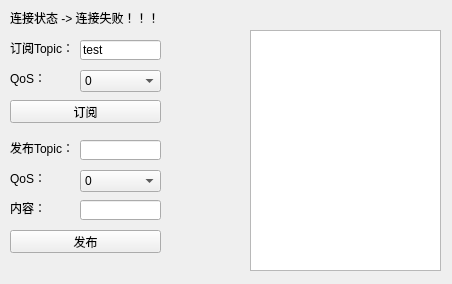
<?xml version="1.0" encoding="UTF-8"?>
<ui version="4.0">
 <class>MainWindow</class>
 <widget class="QMainWindow" name="MainWindow">
  <property name="geometry">
   <rect>
    <x>0</x>
    <y>0</y>
    <width>452</width>
    <height>284</height>
   </rect>
  </property>
  <property name="windowTitle">
   <string>MQTT测试</string>
  </property>
  <widget class="QWidget" name="centralWidget">
   <widget class="QLabel" name="label_state">
    <property name="geometry">
     <rect>
      <x>10</x>
      <y>10</y>
      <width>211</width>
      <height>16</height>
     </rect>
    </property>
    <property name="text">
     <string>连接状态 -&gt; 连接失败！！！</string>
    </property>
   </widget>
   <widget class="QLabel" name="label_2">
    <property name="geometry">
     <rect>
      <x>10</x>
      <y>40</y>
      <width>61</width>
      <height>16</height>
     </rect>
    </property>
    <property name="text">
     <string>订阅Topic：</string>
    </property>
   </widget>
   <widget class="QLineEdit" name="lineEdit_topicSub">
    <property name="geometry">
     <rect>
      <x>80</x>
      <y>40</y>
      <width>81</width>
      <height>20</height>
     </rect>
    </property>
    <property name="text">
     <string>test</string>
    </property>
   </widget>
   <widget class="QLabel" name="label_3">
    <property name="geometry">
     <rect>
      <x>10</x>
      <y>70</y>
      <width>61</width>
      <height>16</height>
     </rect>
    </property>
    <property name="text">
     <string>QoS：</string>
    </property>
   </widget>
   <widget class="QComboBox" name="comboBox_qosSub">
    <property name="geometry">
     <rect>
      <x>80</x>
      <y>70</y>
      <width>81</width>
      <height>22</height>
     </rect>
    </property>
    <item>
     <property name="text">
      <string>0</string>
     </property>
    </item>
    <item>
     <property name="text">
      <string>1</string>
     </property>
    </item>
    <item>
     <property name="text">
      <string>2</string>
     </property>
    </item>
   </widget>
   <widget class="QPlainTextEdit" name="plainTextEdit">
    <property name="geometry">
     <rect>
      <x>250</x>
      <y>30</y>
      <width>191</width>
      <height>241</height>
     </rect>
    </property>
   </widget>
   <widget class="QPushButton" name="pushButton_sub">
    <property name="geometry">
     <rect>
      <x>10</x>
      <y>100</y>
      <width>151</width>
      <height>23</height>
     </rect>
    </property>
    <property name="text">
     <string>订阅</string>
    </property>
   </widget>
   <widget class="QLineEdit" name="lineEdit_topicPub">
    <property name="geometry">
     <rect>
      <x>80</x>
      <y>140</y>
      <width>81</width>
      <height>20</height>
     </rect>
    </property>
   </widget>
   <widget class="QComboBox" name="comboBox_qosPub">
    <property name="geometry">
     <rect>
      <x>80</x>
      <y>170</y>
      <width>81</width>
      <height>22</height>
     </rect>
    </property>
    <item>
     <property name="text">
      <string>0</string>
     </property>
    </item>
    <item>
     <property name="text">
      <string>1</string>
     </property>
    </item>
    <item>
     <property name="text">
      <string>2</string>
     </property>
    </item>
   </widget>
   <widget class="QLabel" name="label_4">
    <property name="geometry">
     <rect>
      <x>10</x>
      <y>170</y>
      <width>61</width>
      <height>16</height>
     </rect>
    </property>
    <property name="text">
     <string>QoS：</string>
    </property>
   </widget>
   <widget class="QLabel" name="label_5">
    <property name="geometry">
     <rect>
      <x>10</x>
      <y>140</y>
      <width>61</width>
      <height>16</height>
     </rect>
    </property>
    <property name="text">
     <string>发布Topic：</string>
    </property>
   </widget>
   <widget class="QPushButton" name="pushButton_pub">
    <property name="geometry">
     <rect>
      <x>10</x>
      <y>230</y>
      <width>151</width>
      <height>23</height>
     </rect>
    </property>
    <property name="text">
     <string>发布</string>
    </property>
   </widget>
   <widget class="QLineEdit" name="lineEdit_mes">
    <property name="geometry">
     <rect>
      <x>80</x>
      <y>200</y>
      <width>81</width>
      <height>20</height>
     </rect>
    </property>
   </widget>
   <widget class="QLabel" name="label_6">
    <property name="geometry">
     <rect>
      <x>10</x>
      <y>200</y>
      <width>61</width>
      <height>16</height>
     </rect>
    </property>
    <property name="text">
     <string>内容：</string>
    </property>
   </widget>
  </widget>
 </widget>
 <layoutdefault spacing="6" margin="11"/>
 <resources/>
 <connections/>
</ui>
